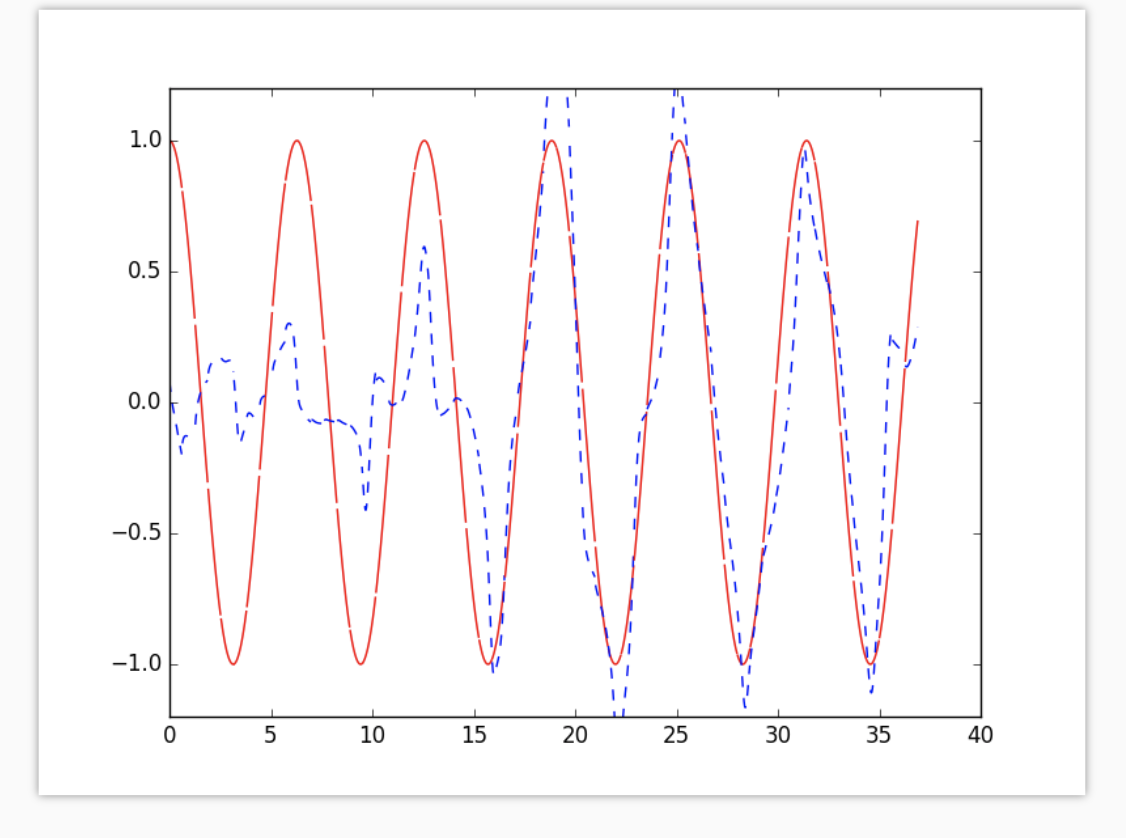

Generate this figure with Python:
import tensorflow as tf
import numpy as np
import matplotlib.pyplot as plt

BATCH_START = 0
TIME_STEPS = 20
BATCH_SIZE = 50
INPUT_SIZE = 1
OUTPUT_SIZE = 1
CELL_SIZE = 10
LR = 0.006

# get batch
def get_batch():
	global BATCH_START, TIME_STEPS
	# xs shape (50 batch, 20 steps)
	xs = np.arange(BATCH_START,BATCH_START + TIME_STEPS * BATCH_SIZE).reshape((BATCH_SIZE,TIME_STEPS)) / (10 * np.pi)
	seq = np.sin(xs)
	res = np.cos(xs)
	BATCH_START += TIME_STEPS
	# return 
	return [seq[:, :, np.newaxis], res[:, :, np.newaxis], xs]


class LSTMRNN(object):
	def __init__(self,n_steps, input_size,output_size,cell_size,batch_size):
		self.n_steps = n_steps
		self.input_size = input_size
		self.output_size = output_size
		self.cell_size = cell_size
		self.batch_size = batch_size
		with tf.name_scope('inputs'):
			self.xs = tf.placeholder(tf.float32, [None, n_steps, input_size], name = 'xs')
			self.ys = tf.placeholder(tf.float32, [None, n_steps, output_size], name = 'ys')
		with tf.variable_scope('in_hidden'):
			self.add_input_layer()
		with tf.variable_scope('LSTM_cell'):
			self.add_cell()
		with tf.variable_scope('out_hidden'):
			self.add_output_layer()
		with tf.name_scope('cost'):
			self.compute_cost()
		with tf.name_scope('train'):
			self.train_op = tf.train.AdamOptimizer(LR).minimize(self.cost)

	def add_input_layer(self):
		l_in_x = tf.reshape(self.xs, [-1, self.input_size], name='2_2d')
		Ws_in = self._weight_variable([self.input_size, self.cell_size])
		bs_in = self._bias_variable([self.cell_size])

		with tf.name_scope('Wx_plus_b'):
			l_in_y = tf.matmul(l_in_x, Ws_in) + bs_in
		self.l_in_y = tf.reshape(l_in_y, [-1, self.n_steps, self.cell_size], name = '2_3d')

	def add_cell(self):
		lstm_cell = tf.nn.rnn_cell.BasicLSTMCell(self.cell_size, forget_bias = 1. , state_is_tuple=True)
		with tf.name_scope('initial_state'):
			self.cell_init_state = lstm_cell.zero_state(self.batch_size, dtype = tf.float32)
		self.cell_outputs, self.cell_final_state = tf.nn.dynamic_rnn(lstm_cell, self.l_in_y, initial_state = self.cell_init_state, time_major = False)

	def add_output_layer(self):
		l_out_x = tf.reshape(self.cell_outputs, [-1, self.cell_size], name='2_2d')
		Ws_out = self._weight_variable([self.cell_size, self.output_size])
		bs_out = self._bias_variable([self.output_size])

		with tf.name_scope('Wx_plus_b'):
			self.prediction = tf.matmul(l_out_x, Ws_out) + bs_out

	def compute_cost(self):
		losses = tf.contrib.legacy_seq2seq.sequence_loss_by_example(
			[tf.reshape(self.prediction, [-1], name = 'reshape_prediction')],
			[tf.reshape(self.ys, [-1], name = 'reshape_target')],
			[tf.ones([self.batch_size * self.n_steps], dtype = tf.float32)],
			average_across_timesteps=True,
			softmax_loss_function = self.ms_error,
			name='losses'
			)
		with tf.name_scope('average_cost'):
			self.cost = tf.div(
				tf.reduce_sum(losses, name='losses_sum'),
				tf.cast(self.batch_size, tf.float32),
				name='average_cost'
				)
			tf.summary.scalar('cost', self.cost)

	@staticmethod
	def ms_error(labels, logits):
		return tf.square(tf.subtract(labels, logits))

	def _weight_variable(self,shape,name='weights'):
		initializer = tf.random_normal_initializer(mean=0., stddev=1.)
		return tf.get_variable(shape = shape, initializer = initializer, name = name)

	def _bias_variable(self, shape, name = 'biases'):
		initializer = tf.constant_initializer(0.1)
		return tf.get_variable(shape = shape, initializer = initializer, name = name)

if __name__ =='__main__':
	model = LSTMRNN(TIME_STEPS, INPUT_SIZE, OUTPUT_SIZE, CELL_SIZE, BATCH_SIZE)
	sess = tf.Session()
	merged = tf.summary.merge_all()
	writer = tf.summary.FileWriter("logs", sess.graph)

	sess.run(tf.global_variables_initializer())

	plt.ion()
	plt.show()

	for i in range(200):
		seq, res, xs = get_batch()
		if i == 0:
			feed_dict = {model.xs:seq, model.ys:res}
		else:
			feed_dict = {model.xs:seq, model.ys:res, model.cell_init_state:state}

		# train 
		_, cost, state , prediction = sess.run(
			[model.train_op, model.cost, model.cell_final_state, model.prediction],
			feed_dict = feed_dict
			)

		plt.plot(xs[0,:], res[0].flatten(), 'r', xs[0,:], prediction.flatten()[:TIME_STEPS],'b--')
		plt.ylim((-1.2,1.2))
		plt.draw()
		plt.pause(0.3)

		# print result
		if i % 20 == 0:
			print('cost: ', round(cost, 4))
